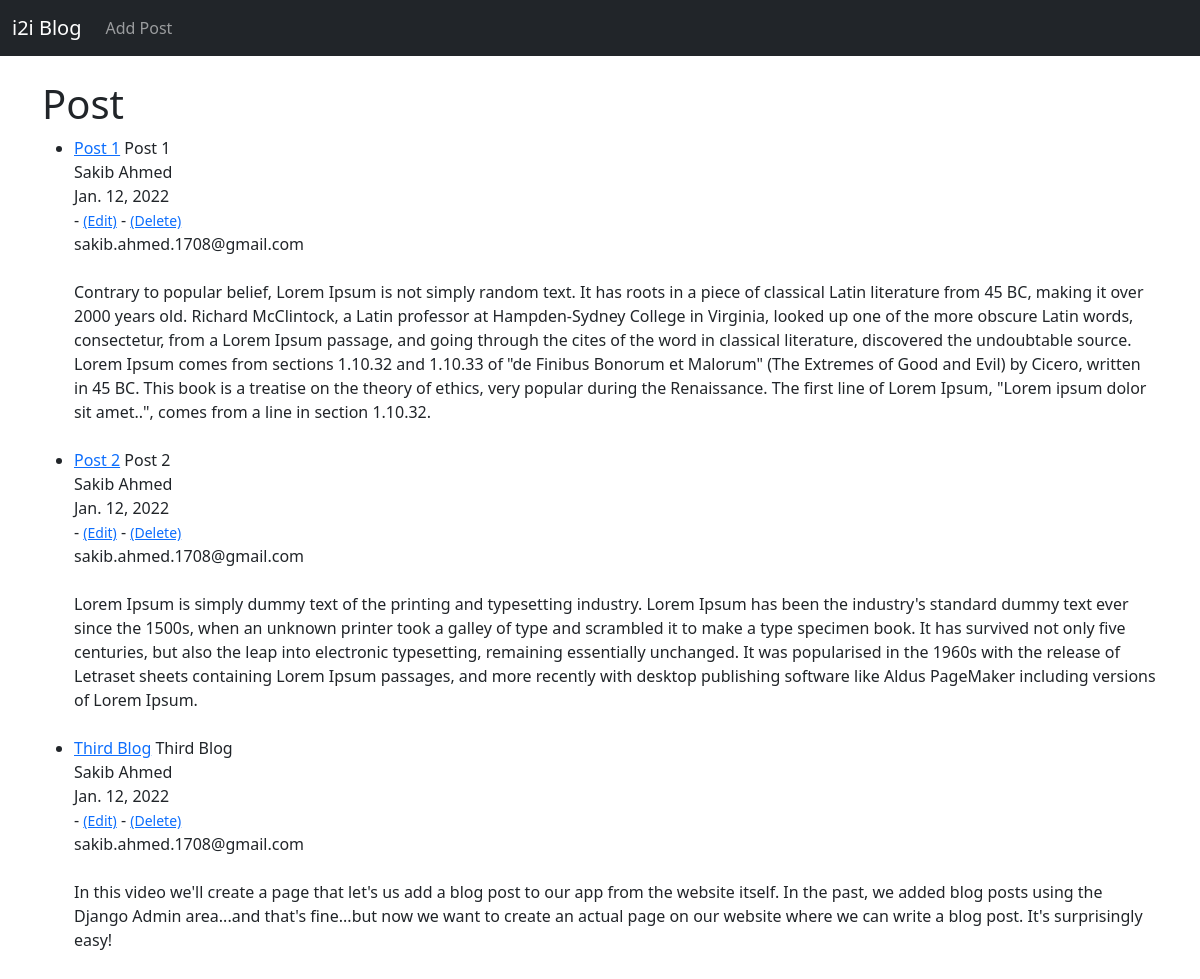
Before: / with the older database file.
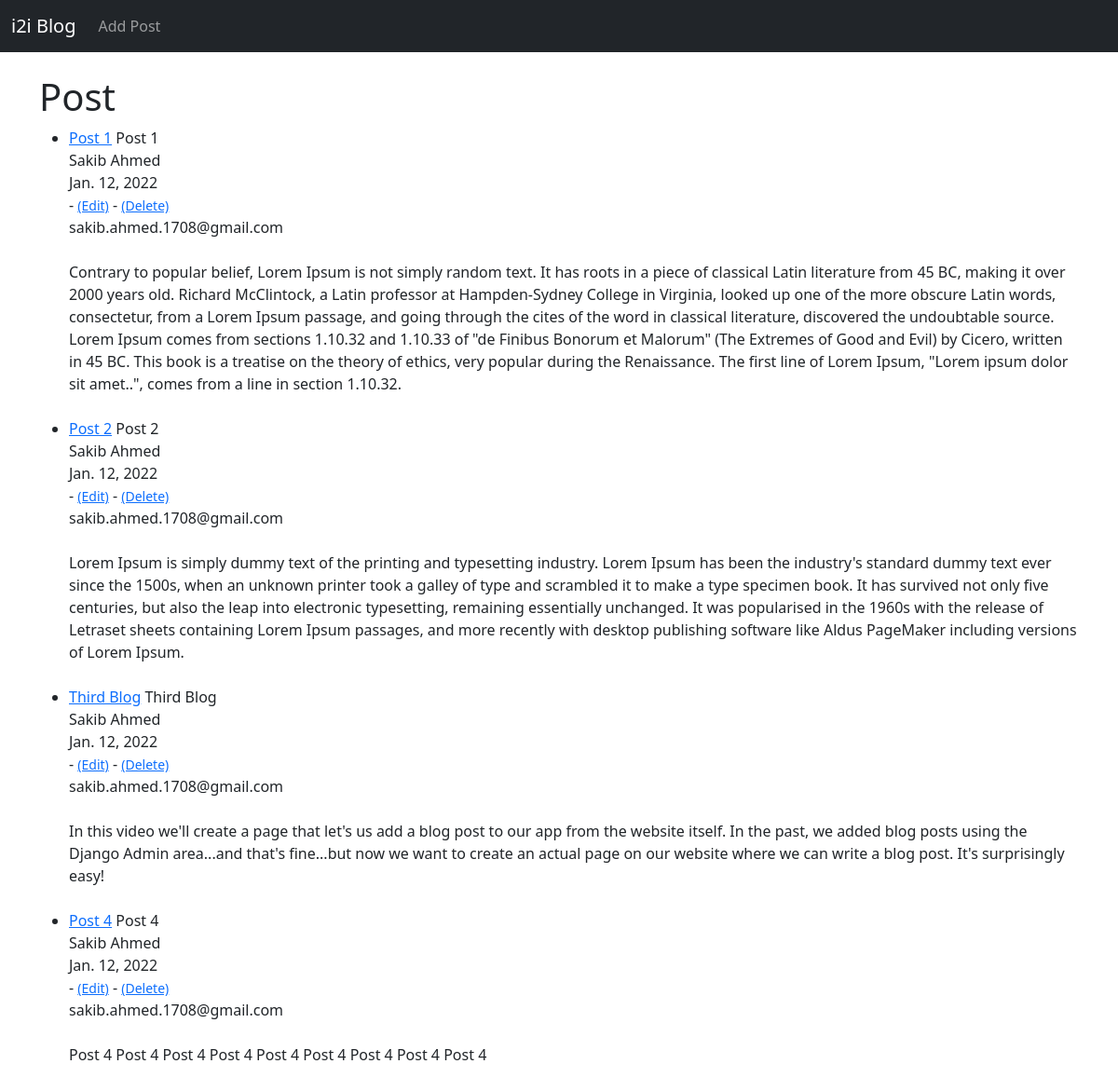
After: the same page with the newer database file.
### theblog/models.py (models this page shows, shortened)
class Post(models.Model):
    title = models.CharField(max_length=255)
    title_tag = models.CharField(max_length=255)
    author = models.ForeignKey(User, on_delete=models.CASCADE)
    body = models.TextField()
    post_date = models.DateField(auto_now_add=True)

### theblog/views.py (the view)
# urls.py: path("", HomeView.as_view(), name="home"),
class HomeView(ListView):
    model = Post
    template_name = "home.html"
    ordering = ['-post_date']

### theblog/templates/home.html (shortened to what this page needs)
<!DOCTYPE html>
<html lang="en">
  <head>
    {% extends 'base.html' %}
    {% block content %}
    <h1>Post</h1>
    <ul>
      {% for post in object_list %}
      <li>
        <a href="{% url 'article-detail' post.pk %}">{{ post.title }}</a>
        {{ post.title }} <br />
        {{ post.author.first_name }} {{ post.author.last_name }} <br />
        {{ post.post_date }} <br />
        - <small><a href="{% url 'update_post' post.pk %}">(Edit)</a></small> -
        <small><a href="{% url 'delete_post' post.pk %}">(Delete)</a></small
        ><br />
        {{ post.author.email }}<br /><br />
        {{ post.body }}<br /><br />
      </li>
      {% endfor%}
    </ul>
    {% endblock %}

### theblog/templates/base.html (shortened to what this page needs)
<!DOCTYPE html>
<html lang="en">
  <head>
    <link
      href="https://cdn.jsdelivr.net/npm/bootstrap@5.1.3/dist/css/bootstrap.min.css"
      rel="stylesheet"
    />
  </head>
  <body>
    <nav class="navbar navbar-expand-lg navbar-dark bg-dark">
      <div class="container-fluid">
        <a class="navbar-brand" href="{% url 'home' %}">i2i Blog</a>
        <div class="collapse navbar-collapse" id="navbarSupportedContent">
          <ul class="navbar-nav me-auto mb-2 mb-lg-0">
            <li class="nav-item">
              <a class="nav-link" href="{% url 'add_post' %}">Add Post</a>
            </li>
          </ul>
        </div>
      </div>
    </nav>
    <br />
    <div class="container">{% block content %} {% endblock %}</div>
  </body>
</html>

Changed rows visible on the page:
added Post: title "Post 4", author.first_name "Sakib", author.last_name "Ahmed", post_date "Jan. 12, 2022", author.email "sakib.ahmed.1708@gmail.com", body "Post 4 Post 4 Post 4 Post 4 Post 4 Post 4 Post 4 Post 4 Post 4"
